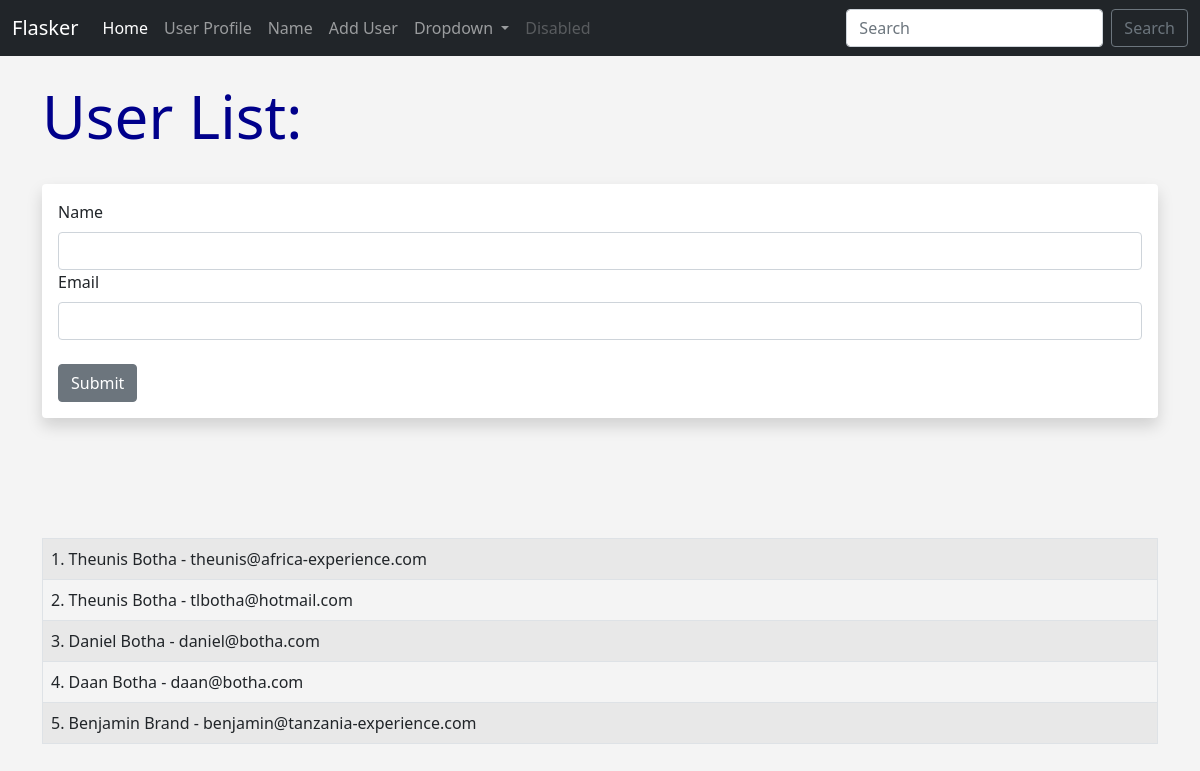
Page /user/add_user on the committed database.
### hello.py (models this page shows, shortened)
class Users(db.Model):
    id = db.Column(db.Integer, primary_key=True)
    name = db.Column(db.String(200), nullable=False)
    email = db.Column(db.String(120), nullable=False, unique=True)
    date_added = db.Column(db.DateTime, default=datetime.utcnow)

### hello.py (the view, shortened to what this page needs)
@app.route('/user/add_user', methods=['GET', 'POST'])
def add_user():
    name = None
    form = UserForm()
    our_users = Users.query.order_by(Users.date_added)
    return render_template("add_user.html",
    form=form,
    name=name,
    our_users=our_users)

### hello.py
class UserForm(FlaskForm):
    name = StringField("Name", validators=[DataRequired()])
    email = StringField("Email", validators=[DataRequired()])
    submit = SubmitField("Submit")

### templates/add_user.html (shortened to what this page needs)
{% extends 'base.html' %}
{% block content %}
    {% if name %}
        <h1>User Added!</h1>
        <br/>
        <table class="table table-hover table-bordered table-striped">
            {% for our_user in our_users %}
                <tr>
                    <td>
                {{ our_user.id }}.
                {{ our_user.name }} -
                {{ our_user.email }}
                    </td>
                </tr>
            {% endfor %}
            </table>
        <br/><br/>
    {% else %}
        <h1>User List:</h1>
        <br/>
        <div class="shadow p-3 mb-5 bg-body rounded">
        <form method="POST">
            {{ form.name.label(class="form-label") }}
            {{ form.name(class="form-control") }}
            {{ form.email.label(class="form-label") }}
            {{ form.email(class="form-control") }}
            <br/>
            {{ form.submit(class="btn btn-secondary") }}
        </form>
        </div>
    <br/><br/><br/>
    <table class="table table-hover table-bordered table-striped">
    {% for our_user in our_users %}
        <tr>
            <td>
        {{ our_user.id }}.
        {{ our_user.name }} -
        {{ our_user.email }}
            </td>
        </tr>
    {% endfor %}
    </table>
    {% endif %}
{% endblock%}

### templates/base.html (shortened to what this page needs)
<!doctype html>
<html lang="en">
  <head>
    <link href="https://cdn.jsdelivr.net/npm/bootstrap@5.1.3/dist/css/bootstrap.min.css" rel="stylesheet">
    <link href="{{ url_for('static', filename='css/style.css') }}" rel="stylesheet">
  </head>
  <body>
    {% include 'navbar.html' %}
    <br/>
    <div class="container">
        {% block content %}
        {% endblock %}
    </div>
  </body>
</html>

### templates/navbar.html (shortened to what this page needs)
<nav class="navbar navbar-expand-lg navbar-dark bg-dark">
    <div class="container-fluid">
      <a class="navbar-brand" href="{{url_for('index') }}">Flasker</a>
      <div class="collapse navbar-collapse" id="navbarSupportedContent">
        <ul class="navbar-nav me-auto mb-2 mb-lg-0">
          <li class="nav-item">
            <a class="nav-link active" aria-current="page" href="#">Home</a>
          </li>
          <li class="nav-item">
            <a class="nav-link" href="{{url_for('user', name='Theunis')}}">User Profile</a>
          </li>
          <li class="nav-item">
            <a class="nav-link" href="{{url_for('name')}}">Name</a>
          </li>
          <li class="nav-item">
            <a class="nav-link" href="{{url_for('add_user')}}">Add User</a>
          </li>
          <li class="nav-item dropdown">
            <a class="nav-link dropdown-toggle" href="#" id="navbarDropdown" role="button" data-bs-toggle="dropdown" aria-expanded="false">
              Dropdown
            </a>
          </li>
          <li class="nav-item">
            <a class="nav-link disabled">Disabled</a>
          </li>
        </ul>
        <form class="d-flex" role="search">
          <input class="form-control me-2" type="search" placeholder="Search" aria-label="Search">
          <button class="btn btn-outline-secondary" type="submit">Search</button>
        </form>
      </div>
    </div>
  </nav>

### static/css/style.css (style rules this page uses)
h1 { color: darkblue; font-size:60px; }
body { background: #f4f4f4; }

### rows in the picture
Users: id "1", name "Theunis Botha", email "theunis@africa-experience.com"
Users: id "2", name "Theunis Botha", email "tlbotha@hotmail.com"
Users: id "3", name "Daniel Botha", email "daniel@botha.com"
Users: id "4", name "Daan Botha", email "daan@botha.com"
Users: id "5", name "Benjamin Brand", email "benjamin@tanzania-experience.com"
